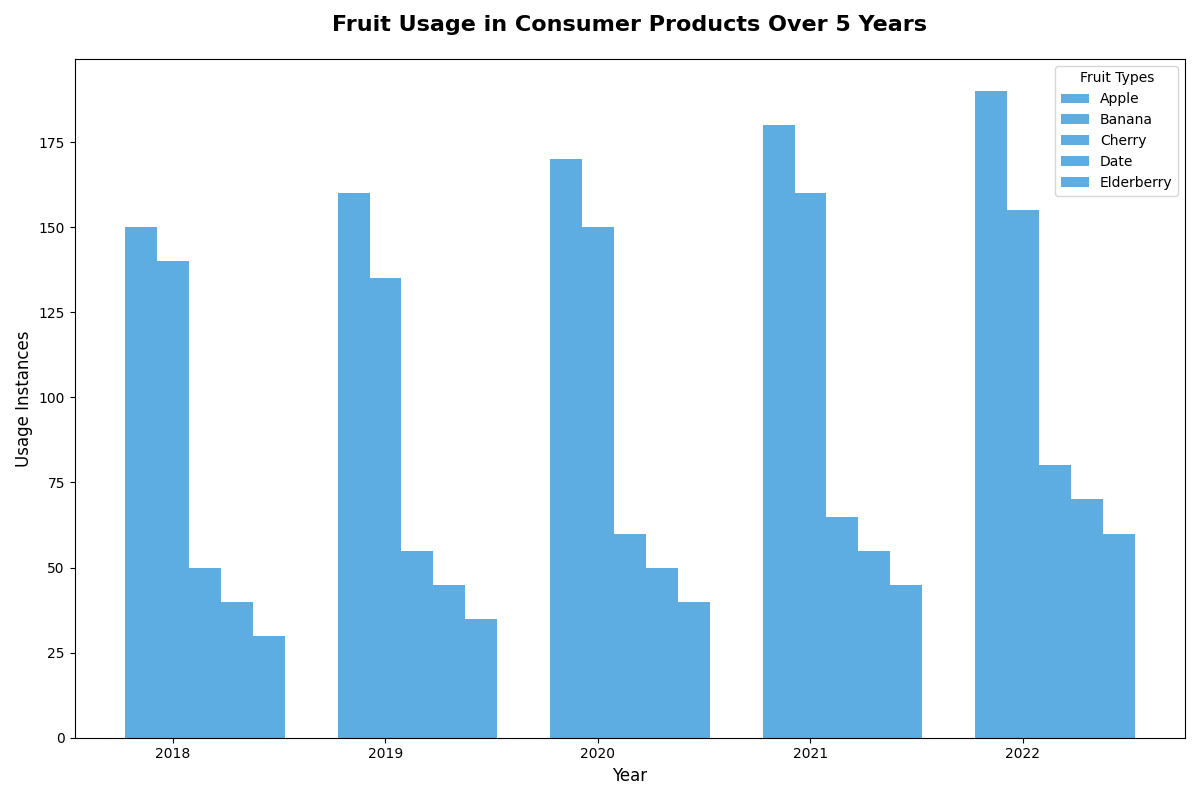

The script that drew this image:
import matplotlib.pyplot as plt
import numpy as np

years = np.array([2018, 2019, 2020, 2021, 2022])
fruit_types = ['Apple', 'Banana', 'Cherry', 'Date', 'Elderberry']

usage_data = np.array([
    [150, 160, 170, 180, 190],  # Apple
    [140, 135, 150, 160, 155],  # Banana
    [50, 55, 60, 65, 80],       # Cherry
    [40, 45, 50, 55, 70],       # Date
    [30, 35, 40, 45, 60]        # Elderberry
])

fig, ax = plt.subplots(figsize=(12, 8))
bar_width = 0.15

positions = [np.arange(len(years))]
for _ in range(1, len(fruit_types)):
    positions.append([p + bar_width for p in positions[-1]])

# Use a single color for all fruit types
color = '#3498db'

for i, fruit in enumerate(fruit_types):
    ax.bar(positions[i], usage_data[i], bar_width, alpha=0.8, label=fruit, color=color)

ax.set_xlabel('Year', fontsize=12)
ax.set_ylabel('Usage Instances', fontsize=12)
ax.set_title('Fruit Usage in Consumer Products Over 5 Years', fontsize=16, fontweight='bold', pad=20)
ax.set_xticks([r + bar_width for r in range(len(years))])
ax.set_xticklabels(years)
ax.legend(title='Fruit Types', fontsize=10)

plt.tight_layout()
plt.show()
